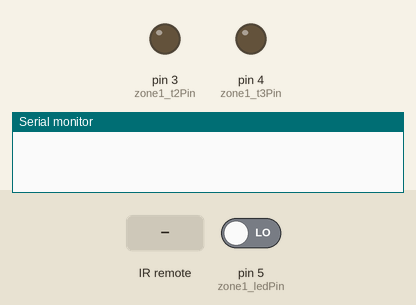
Recording of a sketch running on a simulated Arduino Uno, built with avr-gcc and run on an emulated ATmega328P. Shown: output pins drawn as LEDs (lit = HIGH), the last lines printed to the serial monitor. The inputs (shaded band) are chosen by the test bench; at power-on: pin 5 (zone1_ledPin) LOW.

Above: at 1.2 s.
1.3 s: infrared code 0xBA45FF00 received
At 1.6 s:
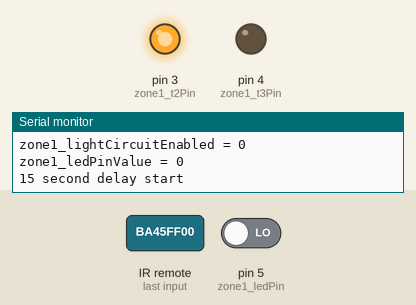
Timing chart, 0 to 17.8 s (numbered marks = the images above; inputs shaded):
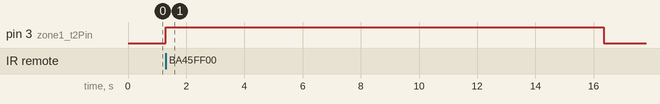

Measured:
- after the input at 1.3 s, pin 3 (zone1_t2Pin): LOW → HIGH at once, → LOW 15.0 s later

The sketch:

lights_simplified.ino
```cpp
#include <IRremote.h>

int irSig = 2; // ir input signal from ir receiver

uint32_t button = 0;
const uint32_t button_1 = 0xBA45FF00;  // IR Controller zone 1

/* Future Work */
/*
const uint32_t button_2 = 0xB946FF00;  // IR Controller zone 2
const uint32_t button_3 = 0xB847FF00;  // IR Controller zone 3
const uint32_t button_4 = 0xBB44FF00;  // IR Controller zone 4
const uint32_t button_5 = 0xBF40FF00;  // IR Controller zone 5
const uint32_t button_up = 0xE718FF00;  // IR Controller zone zones 3,4,5 all at once
const uint32_t button_down = 0xAD52FF00;  // IR Controller zones 1,2 both at once
const uint32_t button_left = 0xF708FF00;  // IR Controller zone 5,4,3,2,1 one at a time
const uint32_t button_right = 0xA55AFF00;  // IR Controller zone 1,2,3,4,5 one at a time
const uint32_t button_ok = 0xE31CFF00;  // IR Controller zone 1,2,3,4,5 all at once
*/

// one curcuit board controls each zone, or bank of ceiling lights.
// additioal boards are needed for each zone
// only zone 1 was used for this project, but easily expanded to multiple zones

int zone1_t2Pin = 3; // npn bjt which turns the lights off with a 15 second latch time
int zone1_t3Pin = 4; // npn bjt which turns the lights back on with a 0.25 second on signal
int zone1_ledPin = 5; // input signal from green led used to reset lightCircuitEnabled flag if light is turned on from wall switch rather than from the arduino

/* Future Work */
/*
int zone2_t2Pin = 6; // npn bjt which turns the lights off with a 15 second latch time
int zone2_t3Pin = 7; // npn bjt which turns the lights back on with a 0.25 second on signal
int zone2_ledPin = 8; // input signal from green led used to reset lightCircuitEnabled flag if light is turned on from wall switch rather than from the arduino

int zone3_t2Pin = 9; // npn bjt which turns the lights off with a 15 second latch time
int zone3_t3Pin = 10; // npn bjt which turns the lights back on with a 0.25 second on signal
int zone3_ledPin = 11; // input signal from green led used to reset lightCircuitEnabled flag if light is turned on from wall switch rather than from the arduino

int zone4_t2Pin = 12; // npn bjt which turns the lights off with a 15 second latch time
int zone4_t3Pin = 13; // npn bjt which turns the lights back on with a 0.25 second on signal
int zone4_ledPin = 14; // input signal from green led used to reset lightCircuitEnabled flag if light is turned on from wall switch rather than from the arduino

int zone5_t2Pin = 15; // npn bjt which turns the lights off with a 15 second latch time
int zone5_t3Pin = 16; // npn bjt which turns the lights back on with a 0.25 second on signal
int zone5_ledPin = 17; // input signal from green led used to reset lightCircuitEnabled flag if light is turned on from wall switch rather than from the arduino
*/

// circuit board led (Green LED in the schematic)
// when the circuit is powered up for the first time, the GREEN LED is ON, whether the LIGHT SWITCH is ON or OFF
// when the LIGHT SWITCH is ON and the arduino signals to shut the light OFF, lightCircuitEnabled = true and the GREEN LED is OFF
// if the arduino is activated again, lightCircuitEnabled = false and the GREEN LED is ON
// but if the light switch is toggled OFF then ON, the GREEN LED will turn back ON, but lightCiruitEnabled = true.
// so the next arduino signal sets lightCircuitEnabled = false, then to true, which turns the lights OFF again.

bool lightCircuitEnabled = false;

bool zone1_lightCircuitEnabled = false;
int zone1_ledPinValue = 0; // holds the read value of the ledPin

/* Future Work */
/*
bool zone2_lightCircuitEnabled = false;
int zone2_ledPinValue = 0; // holds the read value of the ledPin

bool zone3_lightCircuitEnabled = false;
int zone3_ledPinValue = 0; // holds the read value of the ledPin

bool zone4_lightCircuitEnabled = false;
int zone4_ledPinValue = 0; // holds the read value of the ledPin

bool zone5_lightCircuitEnabled = false;
int zone5_ledPinValue = 0; // holds the read value of the ledPin
*/

int loopCounter = 0; //for limiting the ledPin write statements from going wild

void setup() {
  // put your setup code here, to run once:
  Serial.begin(9600);
  IrReceiver.begin(irSig, ENABLE_LED_FEEDBACK);

  pinMode(zone1_t2Pin, OUTPUT); // turn the light off
  pinMode(zone1_t3Pin, OUTPUT); // turn the iight on
  pinMode(zone1_ledPin, INPUT); // reset the lightCircuitEnabled Flag

  /* Future Work */
  /*
  pinMode(zone2_t2Pin, OUTPUT); // turn the light off
  pinMode(zone2_t3Pin, OUTPUT); // turn the iight on
  pinMode(zone2_ledPin, INPUT); // reset the lightCircuitEnabled Flag

  pinMode(zone3_t2Pin, OUTPUT); // turn the light off
  pinMode(zone3_t3Pin, OUTPUT); // turn the iight on
  pinMode(zone3_ledPin, INPUT); // reset the lightCircuitEnabled Flag

  pinMode(zone4_t2Pin, OUTPUT); // turn the light off
  pinMode(zone4_t3Pin, OUTPUT); // turn the iight on
  pinMode(zone4_ledPin, INPUT); // reset the lightCircuitEnabled Flag

  pinMode(zone5_t2Pin, OUTPUT); // turn the light off
  pinMode(zone5_t3Pin, OUTPUT); // turn the iight on
  pinMode(zone5_ledPin, INPUT); // reset the lightCircuitEnabled Flag
  */
}

void loop() {
  if(IrReceiver.decode()){
    // put your main code here, to run repeatedly:
    zone1_ledPinValue = digitalRead(zone1_ledPin); // check if GREEN LED is ON

    /* Future Work */
    /*
    zone2_ledPinValue = digitalRead(zone2_ledPin); // check if GREEN LED is ON
    zone3_ledPinValue = digitalRead(zone3_ledPin); // check if GREEN LED is ON
    zone4_ledPinValue = digitalRead(zone4_ledPin); // check if GREEN LED is ON
    zone5_ledPinValue = digitalRead(zone5_ledPin); // check if GREEN LED is ON
    */

    // if the ceiling lights were turned off with the ir controller, then then the wall switch was shut off, this will cause the test voltage to rise above the reference voltage
    // this will raise the comparitor output and the led on the circuit board will turn on, ie ledPinValue == High
    // this causes the EM Switch to switch back to NO (Normally Open) position, ie the 12v power supply, not the light circuit
    // but the zoneX_lightCircuitEnabled == true, which is not correct
    // so now that the ir receiver received any signal, the lightCircuitEnabled variable will be set to match the state of the circuit board
    if(zone1_ledPinValue == HIGH && zone1_lightCircuitEnabled == true){ // on any ir received signal, reset the zoneX_lightCircuitEnabled variable if the wall switch was toggled off then on.
      zone1_lightCircuitEnabled = false;
      Serial.println("Reset zone1_lightCircuitEnabled to false");
    }

    /* Future Work */
    /*
    if(zone2_ledPinValue == HIGH && zone2_lightCircuitEnabled == true){ // on any ir received signal, reset the zoneX_lightCircuitEnabled variable if the wall switch was toggled off then on.
      zone2_lightCircuitEnabled = false;
    }

    if(zone3_ledPinValue == HIGH && zone3_lightCircuitEnabled == true){ // on any ir received signal, reset the zoneX_lightCircuitEnabled variable if the wall switch was toggled off then on.
      zone3_lightCircuitEnabled = false;
    }

    if(zone4_ledPinValue == HIGH && zone4_lightCircuitEnabled == true){ // on any ir received signal, reset the zoneX_lightCircuitEnabled variable if the wall switch was toggled off then on.
      zone4_lightCircuitEnabled = false;
    }

    if(zone5_ledPinValue == HIGH && zone5_lightCircuitEnabled == true){ // on any ir received signal, reset the zoneX_lightCircuitEnabled variable if the wall switch was toggled off then on.
      zone5_lightCircuitEnabled = false;
    }
    */

    switch(IrReceiver.decodedIRData.decodedRawData){//determine which IR signal was received
      case button_1:
        lightCircuitEnabled = zone1_lightCircuitEnabled;
        button = button_1;
         Serial.println("inside the switch: Button (1) pressed");
         Serial.println(String("zone1_lightCircuitEnabled = ") + zone1_lightCircuitEnabled);
      break;

      /* Future Work */
      /*
      case button_2:
        lightCircuitEnabled = zone2_lightCircuitEnabled;
        button = button_2;
        Serial.println("inside the switch: Button (2) pressed");
      break;

      case button_3:
        lightCircuitEnabled = zone3_lightCircuitEnabled;
        button = button_3;
      break;

      case button_4:
        lightCircuitEnabled = zone4_lightCircuitEnabled;
        button = button_4;
      break;

      case button_5:
        lightCircuitEnabled = zone5_lightCircuitEnabled;
        button = button_5;
        //Serial.println("inside the switch: Button (5) pressed");
      break;

      // code for below button functions not created yet - one day. ;)
      case button_up:  // IR Controller zone zones 3,4,5 all at once

      break;

      case button_down:  // IR Controller zones 1,2 both at once

      break;

      case button_left:  // IR Controller zone 5,4,3,2,1 one at a time

      break;

      case button_right:  // IR Controller zone 1,2,3,4,5 one at a time

      break;

      case button_ok:  // IR Controller zone 1,2,3,4,5 all at once

      break;
      */
    }

    //Serial.println(IrReceiver.decodedIRData.decodedRawData, HEX); //test code used during development
    zone1_ledPinValue = digitalRead(zone1_ledPin); // check if GREEN LED is ON

    /* Future Work */
    /*
    zone2_ledPinValue = digitalRead(zone2_ledPin); // check if GREEN LED is ON
    zone3_ledPinValue = digitalRead(zone3_ledPin); // check if GREEN LED is ON
    zone4_ledPinValue = digitalRead(zone4_ledPin); // check if GREEN LED is ON
    zone5_ledPinValue = digitalRead(zone5_ledPin); // check if GREEN LED is ON
    */

    if(lightCircuitEnabled == false){//if ceiling lights have been commanded off, turn them back on. enable them  by raising the signal to T2 in circuit board Zone 2 and puts the light circuit into a state waiting for the next signal
      if(button == button_1){digitalWrite(zone1_t2Pin, HIGH);}

      /* Future Work */
      /*
      if(button == button_2){digitalWrite(zone2_t2Pin, HIGH);}
      if(button == button_3){digitalWrite(zone3_t2Pin, HIGH);}
      if(button == button_4){digitalWrite(zone4_t2Pin, HIGH);}
      if(button == button_5){digitalWrite(zone5_t2Pin, HIGH);}
      */

      Serial.println(String("zone1_ledPinValue = ") + zone1_ledPinValue);

      Serial.println("15 second delay start"); //Debounce Timer - wait 15 seconds for the Test Volage to drop below the Reference Voltage at the LM358 OpAmp
      delay(15000);
      Serial.println("15 second delay end");

      if(button == button_1){digitalWrite(zone1_t2Pin, LOW);}//release the enablement signal to T2 now that the circuit is latched and the light is off

      /* Future Work */
      /*
      if(button == button_2){digitalWrite(zone2_t2Pin, LOW);}
      if(button == button_3){digitalWrite(zone3_t2Pin, LOW);}
      if(button == button_4){digitalWrite(zone4_t2Pin, LOW);}
      if(button == button_5){digitalWrite(zone5_t2Pin, LOW);}
      */

      if(button == button_1){zone1_ledPinValue = digitalRead(zone1_ledPin);} // check if GREEN LED is ON

      /* Future Work */
      /*
      if(button == button_2){zone1_ledPinValue = digitalRead(zone2_ledPin);} // check if GREEN LED is ON
      if(button == button_3){zone1_ledPinValue = digitalRead(zone3_ledPin);} // check if GREEN LED is ON
      if(button == button_4){zone1_ledPinValue = digitalRead(zone4_ledPin);} // check if GREEN LED is ON
      if(button == button_5){zone1_ledPinValue = digitalRead(zone5_ledPin);} // check if GREEN LED is ON
      */

      //test code used during development
      /* Serial.println(String("after turning lights OFF, zone1_ledPinValue = ") + zone1_ledPinValue);
      Serial.println(String("after turning lights OFF, zone2_ledPinValue = ") + zone2_ledPinValue);
      Serial.println(String("after turning lights OFF, zone3_ledPinValue = ") + zone3_ledPinValue);
      Serial.println(String("after turning lights OFF, zone4_ledPinValue = ") + zone4_ledPinValue);
      Serial.println(String("after turning lights OFF, zone5_ledPinValue = ") + zone5_ledPinValue);*/

      if(button == button_1){zone1_lightCircuitEnabled = true;}

      /* Future Work */
      /*
      if(button == button_2){zone2_lightCircuitEnabled = true;}
      if(button == button_3){zone3_lightCircuitEnabled = true;}
      if(button == button_4){zone4_lightCircuitEnabled = true;}
      if(button == button_5){zone5_lightCircuitEnabled = true;}
      */

      Serial.println(String("zone1_lightCircuitEnabled = ") + zone1_lightCircuitEnabled);
      Serial.println(String("zone1_ledPinValue = ") + zone1_ledPinValue);

      //test code used during development
      //Serial.println("zone2_lightCircuitEnabled = true");

      IrReceiver.resume();
    }else{//if the lights were off, then raise T3 in circuit board Zone 5 for 250ms to turn them on
      //test code used during development
      //Serial.println(String("before turning lights ON, zone2_ledPinValue = ") + zone2_ledPinValue);
      if(button == button_1){digitalWrite(zone1_t3Pin, HIGH);}

      /* Future Work */
      /*
      if(button == button_2){digitalWrite(zone2_t3Pin, HIGH);}
      if(button == button_3){digitalWrite(zone3_t3Pin, HIGH);}
      if(button == button_4){digitalWrite(zone4_t3Pin, HIGH);}
      if(button == button_5){digitalWrite(zone5_t3Pin, HIGH);}
      */

      Serial.println(".25 second delay");
      delay(250);

      if(button == button_1){digitalWrite(zone1_t3Pin, LOW);}

      /* Future Work */
      /*
      if(button == button_2){digitalWrite(zone2_t3Pin, LOW);}
      if(button == button_3){digitalWrite(zone3_t3Pin, LOW);}
      if(button == button_4){digitalWrite(zone4_t3Pin, LOW);}
      if(button == button_5){digitalWrite(zone5_t3Pin, LOW);}
      */

      if(button == button_1){zone1_ledPinValue = digitalRead(zone1_ledPin);} // check if GREEN LED is ON

      /* Future Work */
      /*
      if(button == button_2){zone1_ledPinValue = digitalRead(zone2_ledPin);} // check if GREEN LED is ON
      if(button == button_3){zone1_ledPinValue = digitalRead(zone3_ledPin);} // check if GREEN LED is ON
      if(button == button_4){zone1_ledPinValue = digitalRead(zone4_ledPin);} // check if GREEN LED is ON
      if(button == button_5){zone1_ledPinValue = digitalRead(zone5_ledPin);} // check if GREEN LED is ON
      */

      Serial.println(String("zone1_ledPinValue = ") + zone1_ledPinValue);

      //test code used during development
      //Serial.println(String("after turning lights OFF, zone2_ledPinValue = ") + zone2_ledPinValue);

      if(button == button_1){zone1_lightCircuitEnabled = false;}

      /* Future Work */
      /*
      if(button == button_2){zone2_lightCircuitEnabled = false;}
      if(button == button_3){zone3_lightCircuitEnabled = false;}
      if(button == button_4){zone4_lightCircuitEnabled = false;}
      if(button == button_5){zone5_lightCircuitEnabled = false;}
      */

      Serial.println(String("zone1_lightCircuitEnabled = ") + zone1_lightCircuitEnabled);

      //test code used during development
      //Serial.println("zone2_lightCircuitEnabled = true");

      IrReceiver.resume();
    }
  }
}
```
